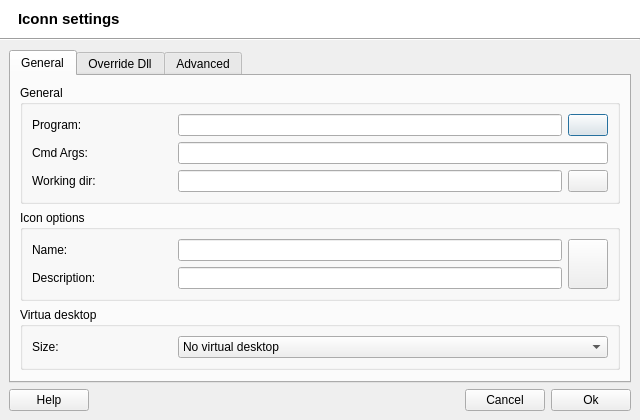
<?xml version="1.0" encoding="UTF-8"?>
<ui version="4.0">
 <class>IconSettings</class>
 <widget class="QDialog" name="IconSettings">
  <property name="windowModality">
   <enum>Qt::WindowModal</enum>
  </property>
  <property name="geometry">
   <rect>
    <x>0</x>
    <y>0</y>
    <width>640</width>
    <height>420</height>
   </rect>
  </property>
  <property name="windowTitle">
   <string>Icon settings</string>
  </property>
  <property name="windowIcon">
   <iconset>
    <normaloff>:/data/q4wine.png</normaloff>:/data/q4wine.png</iconset>
  </property>
  <layout class="QVBoxLayout">
   <property name="spacing">
    <number>0</number>
   </property>
   <property name="margin">
    <number>0</number>
   </property>
   <item>
    <widget class="QWidget" name="widget_7" native="true">
     <property name="palette">
      <palette>
       <active>
        <colorrole role="Button">
         <brush brushstyle="SolidPattern">
          <color alpha="255">
           <red>255</red>
           <green>255</green>
           <blue>255</blue>
          </color>
         </brush>
        </colorrole>
        <colorrole role="Midlight">
         <brush brushstyle="SolidPattern">
          <color alpha="255">
           <red>255</red>
           <green>255</green>
           <blue>255</blue>
          </color>
         </brush>
        </colorrole>
        <colorrole role="Base">
         <brush brushstyle="SolidPattern">
          <color alpha="255">
           <red>255</red>
           <green>255</green>
           <blue>255</blue>
          </color>
         </brush>
        </colorrole>
        <colorrole role="Window">
         <brush brushstyle="SolidPattern">
          <color alpha="255">
           <red>255</red>
           <green>255</green>
           <blue>255</blue>
          </color>
         </brush>
        </colorrole>
       </active>
       <inactive>
        <colorrole role="Button">
         <brush brushstyle="SolidPattern">
          <color alpha="255">
           <red>255</red>
           <green>255</green>
           <blue>255</blue>
          </color>
         </brush>
        </colorrole>
        <colorrole role="Midlight">
         <brush brushstyle="SolidPattern">
          <color alpha="255">
           <red>255</red>
           <green>255</green>
           <blue>255</blue>
          </color>
         </brush>
        </colorrole>
        <colorrole role="Base">
         <brush brushstyle="SolidPattern">
          <color alpha="255">
           <red>255</red>
           <green>255</green>
           <blue>255</blue>
          </color>
         </brush>
        </colorrole>
        <colorrole role="Window">
         <brush brushstyle="SolidPattern">
          <color alpha="255">
           <red>255</red>
           <green>255</green>
           <blue>255</blue>
          </color>
         </brush>
        </colorrole>
       </inactive>
       <disabled>
        <colorrole role="Button">
         <brush brushstyle="SolidPattern">
          <color alpha="255">
           <red>255</red>
           <green>255</green>
           <blue>255</blue>
          </color>
         </brush>
        </colorrole>
        <colorrole role="Midlight">
         <brush brushstyle="SolidPattern">
          <color alpha="255">
           <red>255</red>
           <green>255</green>
           <blue>255</blue>
          </color>
         </brush>
        </colorrole>
        <colorrole role="Base">
         <brush brushstyle="SolidPattern">
          <color alpha="255">
           <red>255</red>
           <green>255</green>
           <blue>255</blue>
          </color>
         </brush>
        </colorrole>
        <colorrole role="Window">
         <brush brushstyle="SolidPattern">
          <color alpha="255">
           <red>255</red>
           <green>255</green>
           <blue>255</blue>
          </color>
         </brush>
        </colorrole>
       </disabled>
      </palette>
     </property>
     <property name="autoFillBackground">
      <bool>true</bool>
     </property>
     <layout class="QHBoxLayout">
      <property name="leftMargin">
       <number>18</number>
      </property>
      <item>
       <widget class="QLabel" name="lblCaption">
        <property name="font">
         <font>
          <pointsize>11</pointsize>
          <weight>75</weight>
          <bold>true</bold>
         </font>
        </property>
        <property name="text">
         <string>Iconn settings</string>
        </property>
       </widget>
      </item>
      <item>
       <spacer>
        <property name="orientation">
         <enum>Qt::Horizontal</enum>
        </property>
        <property name="sizeHint" stdset="0">
         <size>
          <width>40</width>
          <height>20</height>
         </size>
        </property>
       </spacer>
      </item>
      <item>
       <widget class="QLabel" name="lblLogo">
        <property name="text">
         <string/>
        </property>
       </widget>
      </item>
     </layout>
    </widget>
   </item>
   <item>
    <widget class="Line" name="line">
     <property name="sizePolicy">
      <sizepolicy hsizetype="Minimum" vsizetype="Minimum">
       <horstretch>0</horstretch>
       <verstretch>0</verstretch>
      </sizepolicy>
     </property>
     <property name="orientation">
      <enum>Qt::Horizontal</enum>
     </property>
    </widget>
   </item>
   <item>
    <widget class="QWidget" name="widget" native="true">
     <layout class="QVBoxLayout">
      <item>
       <widget class="QTabWidget" name="twbGeneral">
        <property name="currentIndex">
         <number>0</number>
        </property>
        <widget class="QWidget" name="tab">
         <attribute name="title">
          <string>General</string>
         </attribute>
         <layout class="QVBoxLayout" name="verticalLayout_2">
          <item>
           <widget class="QGroupBox" name="groupBox">
            <property name="title">
             <string>General</string>
            </property>
            <layout class="QVBoxLayout" name="_21">
             <item>
              <widget class="QWidget" name="widget_2" native="true">
               <layout class="QHBoxLayout">
                <property name="margin">
                 <number>0</number>
                </property>
                <item>
                 <widget class="QLabel" name="label">
                  <property name="minimumSize">
                   <size>
                    <width>140</width>
                    <height>0</height>
                   </size>
                  </property>
                  <property name="maximumSize">
                   <size>
                    <width>140</width>
                    <height>16777215</height>
                   </size>
                  </property>
                  <property name="text">
                   <string>Program:</string>
                  </property>
                 </widget>
                </item>
                <item>
                 <widget class="QLineEdit" name="txtProgramPath"/>
                </item>
                <item>
                 <widget class="QPushButton" name="cmdGetProgram">
                  <property name="text">
                   <string/>
                  </property>
                  <property name="iconSize">
                   <size>
                    <width>16</width>
                    <height>16</height>
                   </size>
                  </property>
                 </widget>
                </item>
               </layout>
              </widget>
             </item>
             <item>
              <widget class="QWidget" name="widget_4" native="true">
               <layout class="QHBoxLayout">
                <property name="margin">
                 <number>0</number>
                </property>
                <item>
                 <widget class="QLabel" name="label_3">
                  <property name="minimumSize">
                   <size>
                    <width>140</width>
                    <height>0</height>
                   </size>
                  </property>
                  <property name="maximumSize">
                   <size>
                    <width>140</width>
                    <height>16777215</height>
                   </size>
                  </property>
                  <property name="text">
                   <string>Cmd Args:</string>
                  </property>
                 </widget>
                </item>
                <item>
                 <widget class="QLineEdit" name="txtCmdArgs"/>
                </item>
               </layout>
              </widget>
             </item>
             <item>
              <widget class="QWidget" name="widget_12" native="true">
               <layout class="QHBoxLayout">
                <property name="margin">
                 <number>0</number>
                </property>
                <item>
                 <widget class="QLabel" name="label_12">
                  <property name="minimumSize">
                   <size>
                    <width>140</width>
                    <height>0</height>
                   </size>
                  </property>
                  <property name="maximumSize">
                   <size>
                    <width>140</width>
                    <height>16777215</height>
                   </size>
                  </property>
                  <property name="text">
                   <string>Working dir:</string>
                  </property>
                 </widget>
                </item>
                <item>
                 <widget class="QLineEdit" name="txtWorkDir"/>
                </item>
                <item>
                 <widget class="QPushButton" name="cmdGetWorkDir">
                  <property name="text">
                   <string/>
                  </property>
                  <property name="iconSize">
                   <size>
                    <width>16</width>
                    <height>16</height>
                   </size>
                  </property>
                 </widget>
                </item>
               </layout>
              </widget>
             </item>
            </layout>
           </widget>
          </item>
          <item>
           <widget class="QGroupBox" name="groupBox_7">
            <property name="title">
             <string>Icon options</string>
            </property>
            <layout class="QGridLayout">
             <item row="0" column="0">
              <widget class="QWidget" name="widget_10" native="true">
               <layout class="QHBoxLayout">
                <property name="margin">
                 <number>0</number>
                </property>
                <item>
                 <widget class="QLabel" name="label_8">
                  <property name="minimumSize">
                   <size>
                    <width>140</width>
                    <height>0</height>
                   </size>
                  </property>
                  <property name="maximumSize">
                   <size>
                    <width>140</width>
                    <height>16777215</height>
                   </size>
                  </property>
                  <property name="text">
                   <string>Name:</string>
                  </property>
                 </widget>
                </item>
                <item>
                 <widget class="QLineEdit" name="txtName"/>
                </item>
               </layout>
              </widget>
             </item>
             <item row="0" column="1" rowspan="2">
              <widget class="QWidget" name="widget_3" native="true">
               <property name="sizePolicy">
                <sizepolicy hsizetype="Maximum" vsizetype="Expanding">
                 <horstretch>0</horstretch>
                 <verstretch>0</verstretch>
                </sizepolicy>
               </property>
               <layout class="QGridLayout">
                <property name="margin">
                 <number>0</number>
                </property>
                <item row="0" column="0">
                 <widget class="QPushButton" name="cmdGetIcon">
                  <property name="sizePolicy">
                   <sizepolicy hsizetype="Minimum" vsizetype="Expanding">
                    <horstretch>0</horstretch>
                    <verstretch>0</verstretch>
                   </sizepolicy>
                  </property>
                  <property name="text">
                   <string/>
                  </property>
                  <property name="iconSize">
                   <size>
                    <width>32</width>
                    <height>32</height>
                   </size>
                  </property>
                 </widget>
                </item>
               </layout>
              </widget>
             </item>
             <item row="1" column="0">
              <widget class="QWidget" name="widget_11" native="true">
               <layout class="QHBoxLayout">
                <property name="margin">
                 <number>0</number>
                </property>
                <item>
                 <widget class="QLabel" name="label_11">
                  <property name="minimumSize">
                   <size>
                    <width>140</width>
                    <height>0</height>
                   </size>
                  </property>
                  <property name="maximumSize">
                   <size>
                    <width>140</width>
                    <height>16777215</height>
                   </size>
                  </property>
                  <property name="text">
                   <string>Description:</string>
                  </property>
                 </widget>
                </item>
                <item>
                 <widget class="QLineEdit" name="txtDesc"/>
                </item>
               </layout>
              </widget>
             </item>
            </layout>
           </widget>
          </item>
          <item>
           <widget class="QGroupBox" name="groupBox_8">
            <property name="title">
             <string>Virtua desktop</string>
            </property>
            <layout class="QVBoxLayout" name="verticalLayout">
             <item>
              <widget class="QWidget" name="widget_13" native="true">
               <layout class="QHBoxLayout" name="_2">
                <property name="margin">
                 <number>0</number>
                </property>
                <item>
                 <widget class="QLabel" name="label_7">
                  <property name="minimumSize">
                   <size>
                    <width>140</width>
                    <height>0</height>
                   </size>
                  </property>
                  <property name="maximumSize">
                   <size>
                    <width>140</width>
                    <height>16777215</height>
                   </size>
                  </property>
                  <property name="text">
                   <string>Size:</string>
                  </property>
                 </widget>
                </item>
                <item>
                 <widget class="QComboBox" name="cboxDesktopSize">
                  <item>
                   <property name="text">
                    <string>No virtual desktop</string>
                   </property>
                  </item>
                  <item>
                   <property name="text">
                    <string>320x240</string>
                   </property>
                  </item>
                  <item>
                   <property name="text">
                    <string>640x480</string>
                   </property>
                  </item>
                  <item>
                   <property name="text">
                    <string>800x600</string>
                   </property>
                  </item>
                  <item>
                   <property name="text">
                    <string>1024x768</string>
                   </property>
                  </item>
                  <item>
                   <property name="text">
                    <string>1600x1200</string>
                   </property>
                  </item>
                  <item>
                   <property name="text">
                    <string>1440х900</string>
                   </property>
                  </item>
                  <item>
                   <property name="text">
                    <string>1680х1050</string>
                   </property>
                  </item>
                  <item>
                   <property name="text">
                    <string>1920x1200</string>
                   </property>
                  </item>
                  <item>
                   <property name="text">
                    <string>2560x1600</string>
                   </property>
                  </item>
                 </widget>
                </item>
               </layout>
              </widget>
             </item>
            </layout>
           </widget>
          </item>
          <item>
           <spacer name="verticalSpacer">
            <property name="orientation">
             <enum>Qt::Vertical</enum>
            </property>
            <property name="sizeHint" stdset="0">
             <size>
              <width>20</width>
              <height>11</height>
             </size>
            </property>
           </spacer>
          </item>
         </layout>
        </widget>
        <widget class="QWidget" name="tab_3">
         <attribute name="title">
          <string>Override Dll</string>
         </attribute>
         <layout class="QVBoxLayout">
          <item>
           <widget class="QGroupBox" name="groupBox_5">
            <property name="title">
             <string>Present wine dlls</string>
            </property>
            <layout class="QHBoxLayout">
             <item>
              <widget class="QComboBox" name="cboxDlls">
               <property name="minimumSize">
                <size>
                 <width>300</width>
                 <height>0</height>
                </size>
               </property>
               <property name="maximumSize">
                <size>
                 <width>300</width>
                 <height>16777215</height>
                </size>
               </property>
               <property name="maxVisibleItems">
                <number>5</number>
               </property>
              </widget>
             </item>
             <item>
              <spacer>
               <property name="orientation">
                <enum>Qt::Horizontal</enum>
               </property>
               <property name="sizeHint" stdset="0">
                <size>
                 <width>40</width>
                 <height>20</height>
                </size>
               </property>
              </spacer>
             </item>
             <item>
              <widget class="QComboBox" name="cboxOveride">
               <item>
                <property name="text">
                 <string>Native</string>
                </property>
               </item>
               <item>
                <property name="text">
                 <string>Buildin</string>
                </property>
               </item>
               <item>
                <property name="text">
                 <string>Native, Buildin</string>
                </property>
               </item>
               <item>
                <property name="text">
                 <string>Buildin, Native</string>
                </property>
               </item>
              </widget>
             </item>
             <item>
              <widget class="QPushButton" name="cmdAdd">
               <property name="text">
                <string>Add</string>
               </property>
              </widget>
             </item>
            </layout>
           </widget>
          </item>
          <item>
           <widget class="QGroupBox" name="groupBox_6">
            <property name="title">
             <string>Overrided dlls</string>
            </property>
            <layout class="QGridLayout">
             <item row="0" column="0">
              <widget class="QTableWidget" name="twDlls">
               <property name="selectionMode">
                <enum>QAbstractItemView::SingleSelection</enum>
               </property>
               <property name="selectionBehavior">
                <enum>QAbstractItemView::SelectRows</enum>
               </property>
               <property name="sortingEnabled">
                <bool>false</bool>
               </property>
               <column>
                <property name="text">
                 <string>Dll name</string>
                </property>
               </column>
               <column>
                <property name="text">
                 <string>Override algorithm</string>
                </property>
               </column>
              </widget>
             </item>
            </layout>
           </widget>
          </item>
         </layout>
        </widget>
        <widget class="QWidget" name="tab_2">
         <attribute name="title">
          <string>Advanced</string>
         </attribute>
         <layout class="QVBoxLayout" name="verticalLayout_3">
          <item>
           <widget class="QGroupBox" name="groupBox_4">
            <property name="title">
             <string>Display</string>
            </property>
            <layout class="QVBoxLayout">
             <property name="spacing">
              <number>2</number>
             </property>
             <item>
              <widget class="QWidget" name="widget_9" native="true">
               <layout class="QHBoxLayout">
                <property name="margin">
                 <number>0</number>
                </property>
                <item>
                 <widget class="QLabel" name="label_10">
                  <property name="minimumSize">
                   <size>
                    <width>140</width>
                    <height>0</height>
                   </size>
                  </property>
                  <property name="maximumSize">
                   <size>
                    <width>140</width>
                    <height>16777215</height>
                   </size>
                  </property>
                  <property name="text">
                   <string>DISPLAY:</string>
                  </property>
                 </widget>
                </item>
                <item>
                 <widget class="QLineEdit" name="txtDisplay"/>
                </item>
               </layout>
              </widget>
             </item>
            </layout>
           </widget>
          </item>
          <item>
           <widget class="QGroupBox" name="groupBox_3">
            <property name="title">
             <string>Debug options</string>
            </property>
            <layout class="QVBoxLayout">
             <property name="topMargin">
              <number>0</number>
             </property>
             <item>
              <widget class="QCheckBox" name="cbUseConsole">
               <property name="text">
                <string>Run with output in console</string>
               </property>
              </widget>
             </item>
             <item>
              <widget class="QWidget" name="widget_8" native="true">
               <layout class="QHBoxLayout">
                <property name="margin">
                 <number>0</number>
                </property>
                <item>
                 <widget class="QLabel" name="label_9">
                  <property name="minimumSize">
                   <size>
                    <width>140</width>
                    <height>0</height>
                   </size>
                  </property>
                  <property name="maximumSize">
                   <size>
                    <width>140</width>
                    <height>16777215</height>
                   </size>
                  </property>
                  <property name="text">
                   <string>WINEDEBUG:</string>
                  </property>
                 </widget>
                </item>
                <item>
                 <widget class="QLineEdit" name="txtWinedebug">
                  <property name="enabled">
                   <bool>false</bool>
                  </property>
                 </widget>
                </item>
               </layout>
              </widget>
             </item>
            </layout>
           </widget>
          </item>
          <item>
           <widget class="QGroupBox" name="groupBox_9">
            <property name="title">
             <string>Nice level priority</string>
            </property>
            <layout class="QVBoxLayout" name="_3">
             <property name="topMargin">
              <number>0</number>
             </property>
             <item>
              <widget class="QWidget" name="widget_14" native="true">
               <layout class="QHBoxLayout" name="_4">
                <property name="margin">
                 <number>0</number>
                </property>
                <item>
                 <widget class="QLabel" name="label_13">
                  <property name="minimumSize">
                   <size>
                    <width>140</width>
                    <height>0</height>
                   </size>
                  </property>
                  <property name="maximumSize">
                   <size>
                    <width>140</width>
                    <height>16777215</height>
                   </size>
                  </property>
                  <property name="text">
                   <string>Priority:</string>
                  </property>
                 </widget>
                </item>
                <item>
                 <widget class="QSpinBox" name="spinNice">
                  <property name="minimum">
                   <number>0</number>
                  </property>
                  <property name="maximum">
                   <number>20</number>
                  </property>
                 </widget>
                </item>
               </layout>
              </widget>
             </item>
            </layout>
           </widget>
          </item>
          <item>
           <spacer>
            <property name="orientation">
             <enum>Qt::Vertical</enum>
            </property>
            <property name="sizeHint" stdset="0">
             <size>
              <width>20</width>
              <height>40</height>
             </size>
            </property>
           </spacer>
          </item>
         </layout>
        </widget>
       </widget>
      </item>
      <item>
       <layout class="QHBoxLayout">
        <item>
         <widget class="QPushButton" name="cmdHelp">
          <property name="text">
           <string>Help</string>
          </property>
         </widget>
        </item>
        <item>
         <spacer>
          <property name="orientation">
           <enum>Qt::Horizontal</enum>
          </property>
          <property name="sizeHint" stdset="0">
           <size>
            <width>40</width>
            <height>20</height>
           </size>
          </property>
         </spacer>
        </item>
        <item>
         <widget class="QPushButton" name="cmdCancel">
          <property name="text">
           <string>Cancel</string>
          </property>
         </widget>
        </item>
        <item>
         <widget class="QPushButton" name="cmdOk">
          <property name="text">
           <string>Ok</string>
          </property>
         </widget>
        </item>
       </layout>
      </item>
     </layout>
    </widget>
   </item>
  </layout>
 </widget>
 <resources/>
 <connections/>
</ui>
